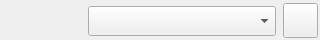
<?xml version="1.0" encoding="UTF-8"?>
<ui version="4.0">
 <class>customComboBox</class>
 <widget class="QWidget" name="customComboBox">
  <property name="geometry">
   <rect>
    <x>0</x>
    <y>0</y>
    <width>320</width>
    <height>40</height>
   </rect>
  </property>
  <property name="minimumSize">
   <size>
    <width>320</width>
    <height>40</height>
   </size>
  </property>
  <property name="maximumSize">
   <size>
    <width>320</width>
    <height>40</height>
   </size>
  </property>
  <property name="windowTitle">
   <string>Form</string>
  </property>
  <widget class="QWidget" name="layoutWidget">
   <property name="geometry">
    <rect>
     <x>0</x>
     <y>0</y>
     <width>319</width>
     <height>42</height>
    </rect>
   </property>
   <layout class="QHBoxLayout" name="mainLayout">
    <item>
     <widget class="QLabel" name="controllerLabel">
      <property name="minimumSize">
       <size>
        <width>80</width>
        <height>40</height>
       </size>
      </property>
      <property name="maximumSize">
       <size>
        <width>80</width>
        <height>40</height>
       </size>
      </property>
      <property name="font">
       <font>
        <family>黑体</family>
       </font>
      </property>
      <property name="text">
       <string/>
      </property>
      <property name="alignment">
       <set>Qt::AlignCenter</set>
      </property>
      <property name="wordWrap">
       <bool>true</bool>
      </property>
     </widget>
    </item>
    <item>
     <widget class="QComboBox" name="controller">
      <property name="minimumSize">
       <size>
        <width>188</width>
        <height>30</height>
       </size>
      </property>
      <property name="maximumSize">
       <size>
        <width>188</width>
        <height>30</height>
       </size>
      </property>
      <property name="font">
       <font>
        <family>黑体</family>
       </font>
      </property>
      <property name="styleSheet">
       <string notr="true"/>
      </property>
     </widget>
    </item>
    <item>
     <widget class="QPushButton" name="controllerJudge">
      <property name="minimumSize">
       <size>
        <width>35</width>
        <height>35</height>
       </size>
      </property>
      <property name="maximumSize">
       <size>
        <width>35</width>
        <height>35</height>
       </size>
      </property>
      <property name="text">
       <string/>
      </property>
     </widget>
    </item>
   </layout>
  </widget>
 </widget>
 <resources/>
 <connections/>
</ui>
